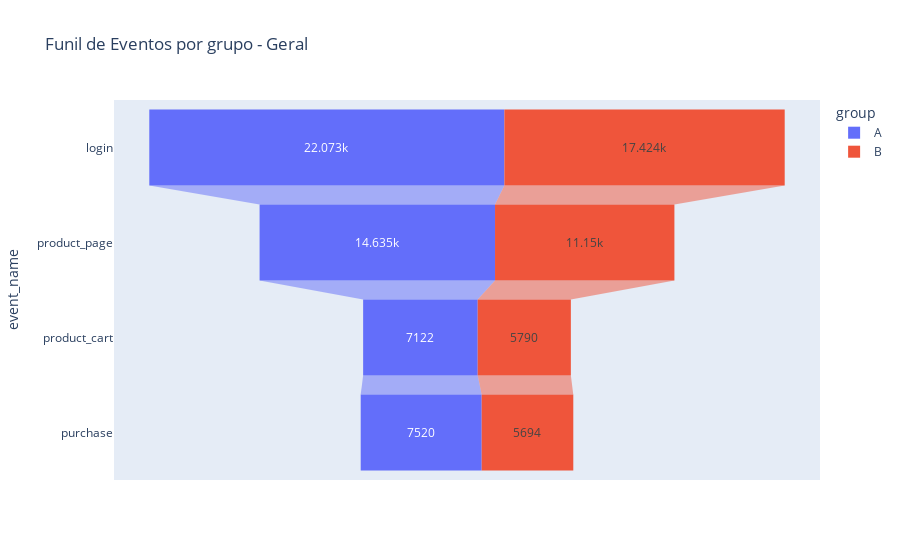

Here is the notebook cell this chart was saved with:
### Markdown cell above
### Funil de eventos filtrado por Grupos

### Code cell
frequency = events_ab.pivot_table(index=['event_name', 'group'],values='user_id',aggfunc='count').reset_index().sort_values('user_id',ascending= False)

frequency_filtered = frequency.reindex([0,1,4,5,2,3,6,7])


fig = px.funnel(frequency_filtered, x='user_id', y='event_name', color='group', title='Funil de Eventos por grupo - Geral')
fig.show()

### Figure 1 — Plotly figure (JSON) as saved in the notebook; plotly's stock layout.template omitted (floating-point values rounded to 4 significant figures)
{"data": [{"hovertemplate": "group=A<br>user_id=%{x}<br>event_name=%{y}<extra></extra>", "legendgroup": "A", "marker": {"color": "#636efa"}, "name": "A", "orientation": "h", "showlegend": true, "type": "funnel", "x": [22073, 14635, 7122, 7520], "xaxis": "x", "y": ["login", "product_page", "product_cart", "purchase"], "yaxis": "y"}, {"hovertemplate": "group=B<br>user_id=%{x}<br>event_name=%{y}<extra></extra>", "legendgroup": "B", "marker": {"color": "#EF553B"}, "name": "B", "orientation": "h", "showlegend": true, "type": "funnel", "x": [17424, 11150, 5790, 5694], "xaxis": "x", "y": ["login", "product_page", "product_cart", "purchase"], "yaxis": "y"}], "layout": {"legend": {"title": {"text": "group"}, "tracegroupgap": 0}, "title": {"text": "Funil de Eventos por grupo - Geral"}, "xaxis": {"anchor": "y", "domain": [0, 1], "title": {"text": "user_id"}}, "yaxis": {"anchor": "x", "domain": [0, 1], "title": {"text": "event_name"}}}}
